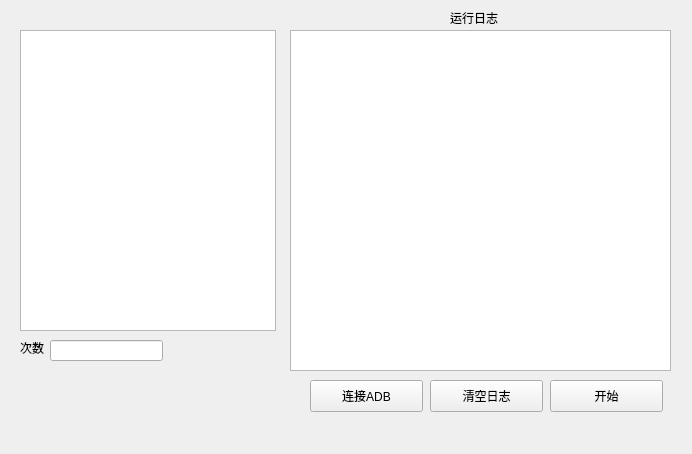
<?xml version="1.0" encoding="UTF-8"?>
<ui version="4.0">
 <class>MainWindow</class>
 <widget class="QMainWindow" name="MainWindow">
  <property name="geometry">
   <rect>
    <x>0</x>
    <y>0</y>
    <width>692</width>
    <height>454</height>
   </rect>
  </property>
  <property name="windowTitle">
   <string>阴阳师自动脚本 - test</string>
  </property>
  <widget class="QWidget" name="centralwidget">
   <widget class="QListWidget" name="listWidget">
    <property name="geometry">
     <rect>
      <x>20</x>
      <y>30</y>
      <width>256</width>
      <height>301</height>
     </rect>
    </property>
   </widget>
   <widget class="QLabel" name="label">
    <property name="geometry">
     <rect>
      <x>20</x>
      <y>340</y>
      <width>31</width>
      <height>16</height>
     </rect>
    </property>
    <property name="text">
     <string>次数</string>
    </property>
   </widget>
   <widget class="QLineEdit" name="lineEdit">
    <property name="geometry">
     <rect>
      <x>50</x>
      <y>340</y>
      <width>113</width>
      <height>21</height>
     </rect>
    </property>
   </widget>
   <widget class="QPushButton" name="pushButton_start">
    <property name="geometry">
     <rect>
      <x>550</x>
      <y>380</y>
      <width>113</width>
      <height>32</height>
     </rect>
    </property>
    <property name="text">
     <string>开始</string>
    </property>
   </widget>
   <widget class="QTextBrowser" name="textBrowser">
    <property name="geometry">
     <rect>
      <x>290</x>
      <y>30</y>
      <width>381</width>
      <height>341</height>
     </rect>
    </property>
   </widget>
   <widget class="QLabel" name="label_2">
    <property name="geometry">
     <rect>
      <x>450</x>
      <y>10</y>
      <width>60</width>
      <height>16</height>
     </rect>
    </property>
    <property name="text">
     <string>运行日志</string>
    </property>
   </widget>
   <widget class="QPushButton" name="pushButton_restart">
    <property name="geometry">
     <rect>
      <x>310</x>
      <y>380</y>
      <width>113</width>
      <height>32</height>
     </rect>
    </property>
    <property name="text">
     <string>连接ADB</string>
    </property>
   </widget>
   <widget class="QPushButton" name="pushButton_clear">
    <property name="geometry">
     <rect>
      <x>430</x>
      <y>380</y>
      <width>113</width>
      <height>32</height>
     </rect>
    </property>
    <property name="text">
     <string>清空日志</string>
    </property>
   </widget>
  </widget>
  <widget class="QMenuBar" name="menubar">
   <property name="geometry">
    <rect>
     <x>0</x>
     <y>0</y>
     <width>692</width>
     <height>37</height>
    </rect>
   </property>
  </widget>
  <action name="actionhelp">
   <property name="text">
    <string>help</string>
   </property>
  </action>
 </widget>
 <resources/>
 <connections/>
</ui>
